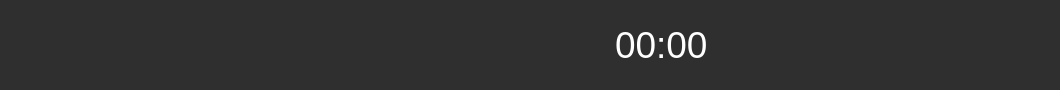
     <widget class="QWidget" name="widget" native="true">
      <property name="minimumSize">
       <size>
        <width>1024</width>
        <height>80</height>
       </size>
      </property>
      <property name="maximumSize">
       <size>
        <width>1110</width>
        <height>90</height>
       </size>
      </property>
      <property name="styleSheet">
       <string notr="true">background-color: rgb(47, 47, 47);
</string>
      </property>
      <layout class="QHBoxLayout" name="horizontalLayout_134">
       <property name="spacing">
        <number>0</number>
       </property>
       <property name="leftMargin">
        <number>20</number>
       </property>
       <property name="topMargin">
        <number>0</number>
       </property>
       <property name="rightMargin">
        <number>20</number>
       </property>
       <property name="bottomMargin">
        <number>0</number>
       </property>
       <item>
        <layout class="QHBoxLayout" name="horizontalLayout_28">
         <item>
          <layout class="QHBoxLayout" name="horizontalLayout_27">
           <property name="spacing">
            <number>15</number>
           </property>
           <item>
            <layout class="QHBoxLayout" name="horizontalLayout_10">
             <property name="spacing">
              <number>15</number>
             </property>
             <item>
              <widget class="QLabel" name="lblclock_3">
               <property name="minimumSize">
                <size>
                 <width>50</width>
                 <height>40</height>
                </size>
               </property>
               <property name="maximumSize">
                <size>
                 <width>60</width>
                 <height>50</height>
                </size>
               </property>
               <property name="cursor">
                <cursorShape>ArrowCursor</cursorShape>
               </property>
               <property name="toolTip">
                <string>Número empleado</string>
               </property>
               <property name="text">
                <string/>
               </property>
               <property name="pixmap">
                <pixmap resource="../resources/resources.qrc">:/resources/user (1).png</pixmap>
               </property>
               <property name="scaledContents">
                <bool>true</bool>
               </property>
               <property name="wordWrap">
                <bool>false</bool>
               </property>
              </widget>
             </item>
             <item>
              <widget class="QLabel" name="lblCurrentUser">
               <property name="minimumSize">
                <size>
                 <width>170</width>
                 <height>60</height>
                </size>
               </property>
               <property name="maximumSize">
                <size>
                 <width>170</width>
                 <height>70</height>
                </size>
               </property>
               <property name="font">
                <font>
                 <pointsize>28</pointsize>
                </font>
               </property>
               <property name="styleSheet">
                <string notr="true">color: rgb(255, 255, 255);</string>
               </property>
               <property name="text">
                <string/>
               </property>
              </widget>
             </item>
            </layout>
           </item>
           <item>
            <widget class="QLabel" name="lblclock_2">
             <property name="minimumSize">
              <size>
               <width>50</width>
               <height>40</height>
              </size>
             </property>
             <property name="maximumSize">
              <size>
               <width>60</width>
               <height>50</height>
              </size>
             </property>
             <property name="cursor">
              <cursorShape>ArrowCursor</cursorShape>
             </property>
             <property name="toolTip">
              <string>Número de orden</string>
             </property>
             <property name="text">
              <string/>
             </property>
             <property name="pixmap">
              <pixmap resource="../resources/resources.qrc">:/resources/document.png</pixmap>
             </property>
             <property name="scaledContents">
              <bool>true</bool>
             </property>
             <property name="wordWrap">
              <bool>false</bool>
             </property>
            </widget>
           </item>
           <item>
            <widget class="QLabel" name="lblCurrentOrder">
             <property name="minimumSize">
              <size>
               <width>200</width>
               <height>60</height>
              </size>
             </property>
             <property name="maximumSize">
              <size>
               <width>200</width>
               <height>70</height>
              </size>
             </property>
             <property name="font">
              <font>
               <pointsize>28</pointsize>
              </font>
             </property>
             <property name="styleSheet">
              <string notr="true">color: rgb(255, 255, 255);</string>
             </property>
             <property name="text">
              <string/>
             </property>
            </widget>
           </item>
           <item>
            <layout class="QHBoxLayout" name="horizontalLayout_29">
             <property name="spacing">
              <number>15</number>
             </property>
             <item>
              <widget class="QLabel" name="lblclock">
               <property name="minimumSize">
                <size>
                 <width>50</width>
                 <height>40</height>
                </size>
               </property>
               <property name="maximumSize">
                <size>
                 <width>60</width>
                 <height>50</height>
                </size>
               </property>
               <property name="cursor">
                <cursorShape>ArrowCursor</cursorShape>
               </property>
               <property name="toolTip">
                <string>Temporizador prueba</string>
               </property>
               <property name="text">
                <string/>
               </property>
               <property name="pixmap">
                <pixmap resource="../resources/resources.qrc">:/resources/clock_2.png</pixmap>
               </property>
               <property name="scaledContents">
                <bool>true</bool>
               </property>
               <property name="wordWrap">
                <bool>false</bool>
               </property>
              </widget>
             </item>
             <item>
              <widget class="QLabel" name="lbltimer">
               <property name="minimumSize">
                <size>
                 <width>130</width>
                 <height>60</height>
                </size>
               </property>
               <property name="maximumSize">
                <size>
                 <width>130</width>
                 <height>70</height>
                </size>
               </property>
               <property name="font">
                <font>
                 <pointsize>28</pointsize>
                </font>
               </property>
               <property name="styleSheet">
                <string notr="true">color: rgb(255, 255, 255);</string>
               </property>
               <property name="text">
                <string>00:00</string>
               </property>
              </widget>
             </item>
            </layout>
           </item>
          </layout>
         </item>
        </layout>
       </item>
       <item>
        <spacer name="horizontalSpacer_28">
         <property name="orientation">
          <enum>Qt::Horizontal</enum>
         </property>
         <property name="sizeType">
          <enum>QSizePolicy::Expanding</enum>
         </property>
         <property name="sizeHint" stdset="0">
          <size>
           <width>213</width>
           <height>17</height>
          </size>
         </property>
        </spacer>
       </item>
       <item>
        <layout class="QVBoxLayout" name="verticalLayout_26">
         <item>
          <layout class="QHBoxLayout" name="horizontalLayout_38">
           <property name="spacing">
            <number>12</number>
           </property>
           <item>
            <widget class="QLabel" name="lblMinize">
             <property name="minimumSize">
              <size>
               <width>30</width>
               <height>30</height>
              </size>
             </property>
             <property name="maximumSize">
              <size>
               <width>30</width>
               <height>30</height>
              </size>
             </property>
             <property name="cursor">
              <cursorShape>PointingHandCursor</cursorShape>
             </property>
             <property name="toolTip">
              <string>Minimizar </string>
             </property>
             <property name="styleSheet">
              <string notr="true"/>
             </property>
             <property name="text">
              <string/>
             </property>
             <property name="pixmap">
              <pixmap resource="../resources/resources.qrc">:/resources/menos.png</pixmap>
             </property>
             <property name="scaledContents">
              <bool>true</bool>
             </property>
            </widget>
           </item>
           <item>
            <widget class="QLabel" name="lblClose">
             <property name="minimumSize">
              <size>
               <width>40</width>
               <height>40</height>
              </size>
             </property>
             <property name="maximumSize">
              <size>
               <width>40</width>
               <height>40</height>
              </size>
             </property>
             <property name="cursor">
              <cursorShape>PointingHandCursor</cursorShape>
             </property>
             <property name="toolTip">
              <string>Cerrar</string>
             </property>
             <property name="text">
              <string/>
             </property>
             <property name="pixmap">
              <pixmap resource="../resources/resources.qrc">:/resources/cerrar.png</pixmap>
             </property>
             <property name="scaledContents">
              <bool>true</bool>
             </property>
            </widget>
           </item>
          </layout>
         </item>
         <item>
          <spacer name="verticalSpacer_2">
           <property name="orientation">
            <enum>Qt::Vertical</enum>
           </property>
           <property name="sizeType">
            <enum>QSizePolicy::Fixed</enum>
           </property>
           <property name="sizeHint" stdset="0">
            <size>
             <width>20</width>
             <height>28</height>
            </size>
           </property>
          </spacer>
         </item>
        </layout>
       </item>
      </layout>
     </widget>
